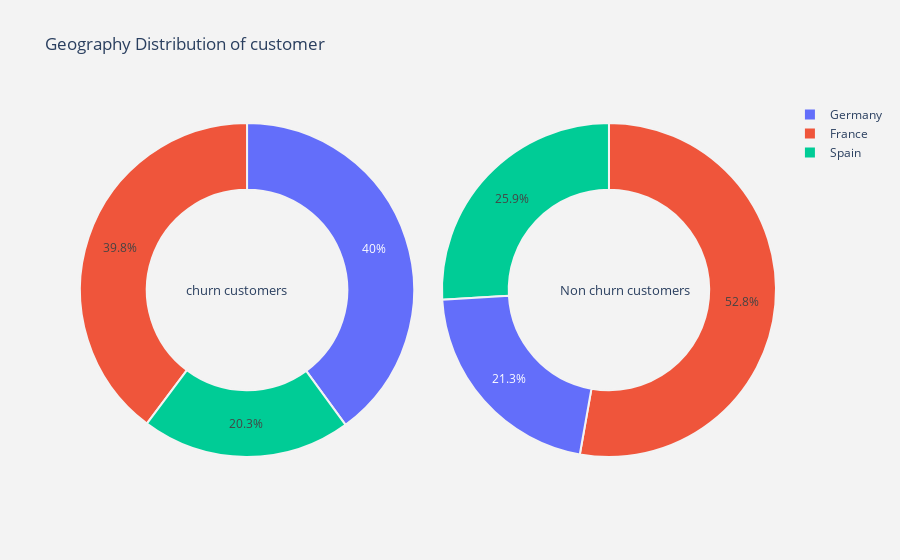
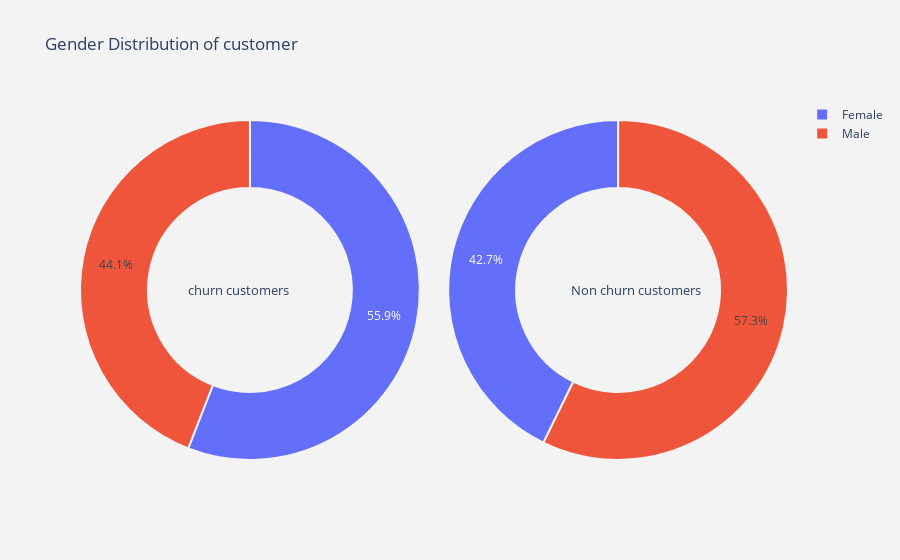
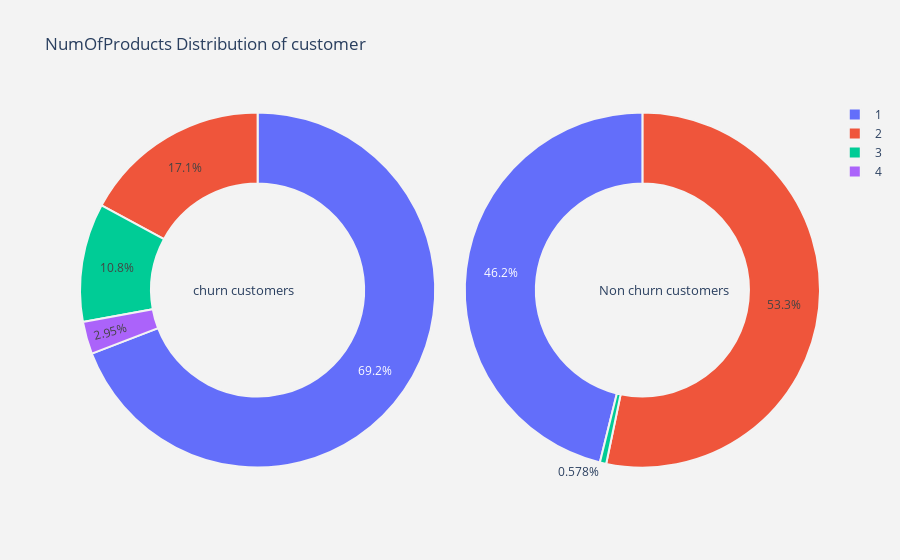
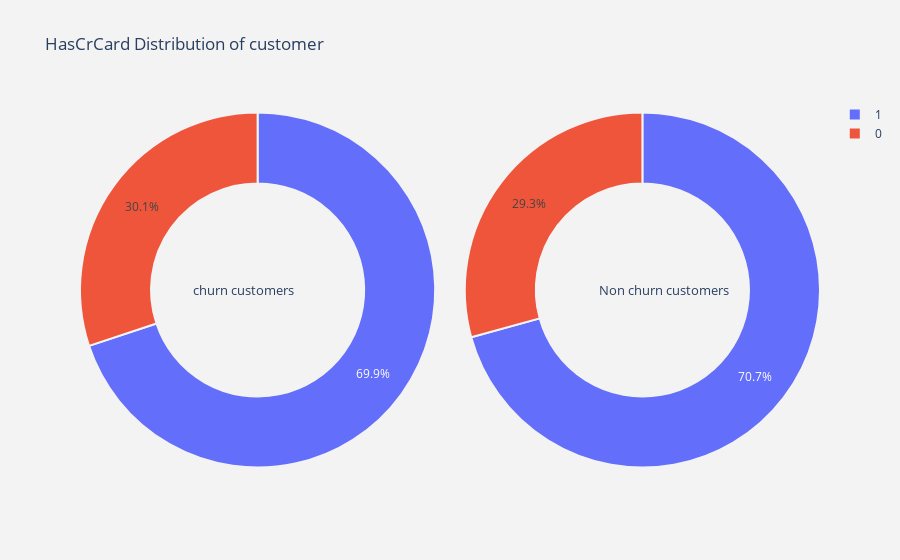

The cell these charts' notebook holds for them, in order:
### Code cell
for index, col in enumerate(categorical_columns):
    plot_pie(categorical_columns[index])
    plt.title(f'Pie chart for {col}')

### Figure 1 — Plotly figure (JSON) as saved in the notebook; plotly's stock layout.template omitted (floating-point values rounded to 4 significant figures)
{"data": [{"domain": {"x": [0, 0.48]}, "hole": 0.6, "hoverinfo": "label+percent+name", "labels": ["Germany", "France", "Spain"], "marker": {"line": {"color": "rgb(243,243,243)", "width": 2}}, "name": "Churn Customers", "type": "pie", "values": [814, 810, 413]}, {"domain": {"x": [0.52, 1]}, "hole": 0.6, "hoverinfo": "label+percent+name", "labels": ["France", "Spain", "Germany"], "marker": {"line": {"color": "rgb(243,243,243)", "width": 2}}, "name": "Non churn customers", "type": "pie", "values": [4204, 2064, 1695]}], "layout": {"annotations": [{"font": {"size": 13}, "showarrow": false, "text": "churn customers", "x": 0.15, "y": 0.5}, {"font": {"size": 13}, "showarrow": false, "text": "Non churn customers", "x": 0.88, "y": 0.5}], "paper_bgcolor": "rgb(243,243,243)", "plot_bgcolor": "rgb(243,243,243)", "title": {"text": "Geography Distribution of customer  "}}}

### Figure 2 — Plotly figure (JSON) as saved in the notebook; plotly's stock layout.template omitted (floating-point values rounded to 4 significant figures)
{"data": [{"domain": {"x": [0, 0.48]}, "hole": 0.6, "hoverinfo": "label+percent+name", "labels": ["Female", "Male"], "marker": {"line": {"color": "rgb(243,243,243)", "width": 2}}, "name": "Churn Customers", "type": "pie", "values": [1139, 898]}, {"domain": {"x": [0.52, 1]}, "hole": 0.6, "hoverinfo": "label+percent+name", "labels": ["Male", "Female"], "marker": {"line": {"color": "rgb(243,243,243)", "width": 2}}, "name": "Non churn customers", "type": "pie", "values": [4559, 3404]}], "layout": {"annotations": [{"font": {"size": 13}, "showarrow": false, "text": "churn customers", "x": 0.15, "y": 0.5}, {"font": {"size": 13}, "showarrow": false, "text": "Non churn customers", "x": 0.88, "y": 0.5}], "paper_bgcolor": "rgb(243,243,243)", "plot_bgcolor": "rgb(243,243,243)", "title": {"text": "Gender Distribution of customer  "}}}

### Figure 3 — Plotly figure (JSON) as saved in the notebook; plotly's stock layout.template omitted (floating-point values rounded to 4 significant figures)
{"data": [{"domain": {"x": [0, 0.48]}, "hole": 0.6, "hoverinfo": "label+percent+name", "labels": [1, 2, 3, 4], "marker": {"line": {"color": "rgb(243,243,243)", "width": 2}}, "name": "Churn Customers", "type": "pie", "values": [1409, 348, 220, 60]}, {"domain": {"x": [0.52, 1]}, "hole": 0.6, "hoverinfo": "label+percent+name", "labels": [2, 1, 3], "marker": {"line": {"color": "rgb(243,243,243)", "width": 2}}, "name": "Non churn customers", "type": "pie", "values": [4242, 3675, 46]}], "layout": {"annotations": [{"font": {"size": 13}, "showarrow": false, "text": "churn customers", "x": 0.15, "y": 0.5}, {"font": {"size": 13}, "showarrow": false, "text": "Non churn customers", "x": 0.88, "y": 0.5}], "paper_bgcolor": "rgb(243,243,243)", "plot_bgcolor": "rgb(243,243,243)", "title": {"text": "NumOfProducts Distribution of customer  "}}}

### Figure 4 — Plotly figure (JSON) as saved in the notebook; plotly's stock layout.template omitted (floating-point values rounded to 4 significant figures)
{"data": [{"domain": {"x": [0, 0.48]}, "hole": 0.6, "hoverinfo": "label+percent+name", "labels": [1, 0], "marker": {"line": {"color": "rgb(243,243,243)", "width": 2}}, "name": "Churn Customers", "type": "pie", "values": [1424, 613]}, {"domain": {"x": [0.52, 1]}, "hole": 0.6, "hoverinfo": "label+percent+name", "labels": [1, 0], "marker": {"line": {"color": "rgb(243,243,243)", "width": 2}}, "name": "Non churn customers", "type": "pie", "values": [5631, 2332]}], "layout": {"annotations": [{"font": {"size": 13}, "showarrow": false, "text": "churn customers", "x": 0.15, "y": 0.5}, {"font": {"size": 13}, "showarrow": false, "text": "Non churn customers", "x": 0.88, "y": 0.5}], "paper_bgcolor": "rgb(243,243,243)", "plot_bgcolor": "rgb(243,243,243)", "title": {"text": "HasCrCard Distribution of customer  "}}}
